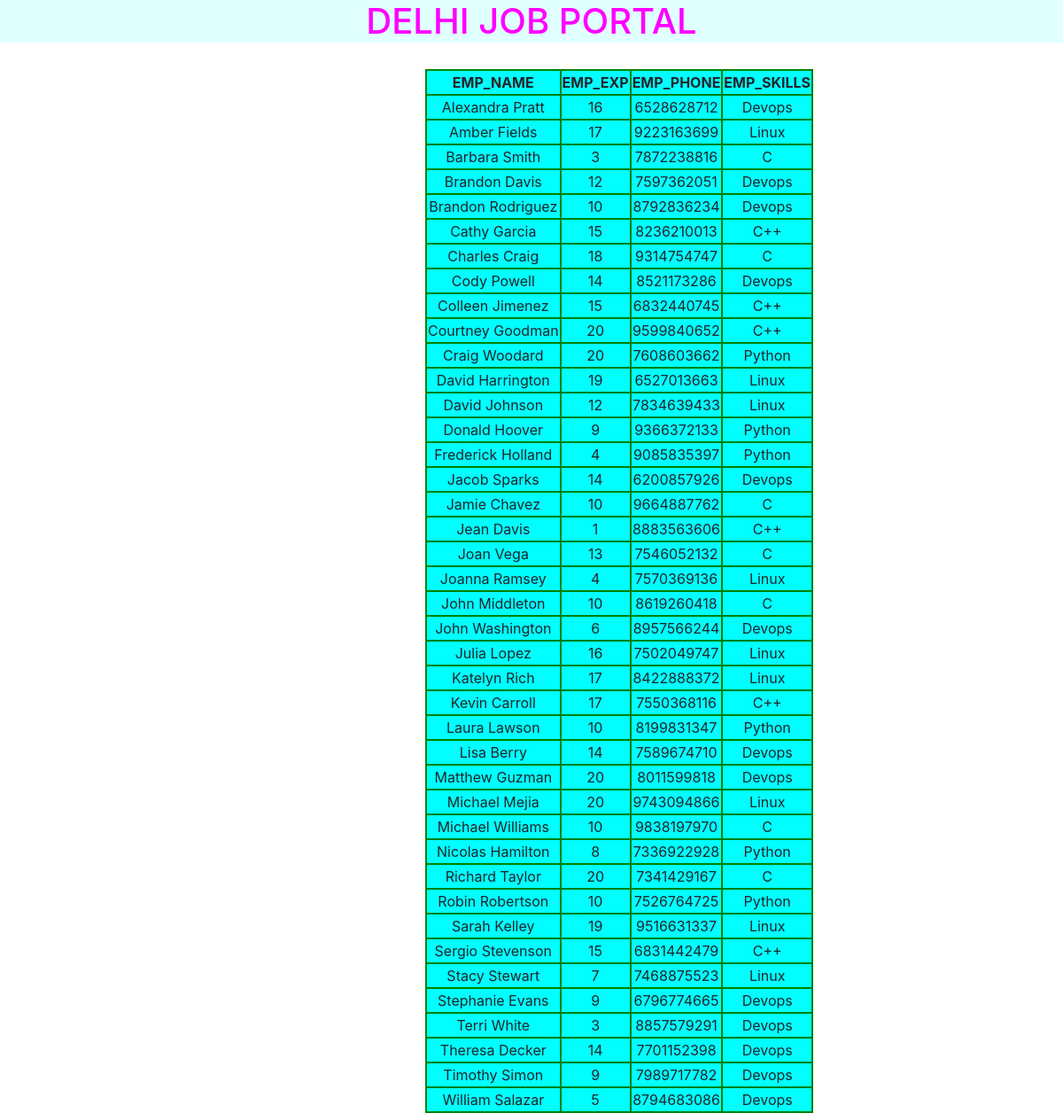
Page /del/ on the committed database.
### jp001/models.py (models this page shows)
class indiaJob(models.Model):
    empname=models.CharField(max_length=30)
    empexp=models.IntegerField()
    empskills=models.CharField(max_length=30)
    empphone=models.IntegerField()

### jp001/views.py (the view)
# urls.py: url(r'^del/',views.job2),
def job2(request):
    emp_list=indiaJob.objects.order_by('empname')
    my_dict={'emp_list':emp_list}
    return render(request,'jp001/delhijobs.html',context=my_dict)

### templates/jp001/delhijobs.html (shortened to what this page needs)
<!DOCTYPE html>
{% load staticfiles%}
<html lang="en" dir="ltr">
  <head>
    <link rel="stylesheet" href="{% static "jp001/css/demo2.css"%}">
    <link rel="stylesheet" href="https://stackpath.bootstrapcdn.com/bootstrap/4.3.1/css/bootstrap.min.css">
  </head>
  <body>
    <h1>DELHI JOB PORTAL</h1>
    {% if emp_list%}
      <table align: "center">
        <thead>
          <th>EMP_NAME</th>
          <th>EMP_EXP</th>
          <th>EMP_PHONE</th>
          <th>EMP_SKILLS</th>
      </thead>
      {% for emp in emp_list%}
      <tr>
        <td>{{emp.empname}}</td>
        <td>{{emp.empexp}}</td>
        <td>{{emp.empphone}}</td>
        <td>{{emp.empskills}}</td>
      </tr>
      {% endfor %}
      </table>
      {%else%}
      <p>No record found</p>
      {% endif %}
  </body>
</html>

### static/jp001/css/demo2.css (style rules this page uses)
body { background-image: url("https://images.unsplash.com/photo-1518186233392-c232efbf2373?ixlib=rb-1.2.1&ixid=eyJhcHBfaWQiOjEyMDd9&auto=format&fit=crop&w=967&q=80"); color: Orangered; }
table,thead,th,td { border: 2px solid green; background: Aqua; text-align: center; }
h1 { color: Magenta; text-align: center; background-color: LightCyan; }
table { margin-left: 480px; margin-top: 30px; }

### rows in the picture
indiaJob: empname "Alexandra Pratt", empexp "16", empphone "6528628712", empskills "Devops"
indiaJob: empname "Amber Fields", empexp "17", empphone "9223163699", empskills "Linux"
indiaJob: empname "Barbara Smith", empexp "3", empphone "7872238816", empskills "C"
indiaJob: empname "Brandon Davis", empexp "12", empphone "7597362051", empskills "Devops"
indiaJob: empname "Brandon Rodriguez", empexp "10", empphone "8792836234", empskills "Devops"
indiaJob: empname "Cathy Garcia", empexp "15", empphone "8236210013", empskills "C++"
indiaJob: empname "Charles Craig", empexp "18", empphone "9314754747", empskills "C"
indiaJob: empname "Cody Powell", empexp "14", empphone "8521173286", empskills "Devops"
indiaJob: empname "Colleen Jimenez", empexp "15", empphone "6832440745", empskills "C++"
indiaJob: empname "Courtney Goodman", empexp "20", empphone "9599840652", empskills "C++"
indiaJob: empname "Craig Woodard", empexp "20", empphone "7608603662", empskills "Python"
indiaJob: empname "David Harrington", empexp "19", empphone "6527013663", empskills "Linux"
indiaJob: empname "David Johnson", empexp "12", empphone "7834639433", empskills "Linux"
indiaJob: empname "Donald Hoover", empexp "9", empphone "9366372133", empskills "Python"
indiaJob: empname "Frederick Holland", empexp "4", empphone "9085835397", empskills "Python"
indiaJob: empname "Jacob Sparks", empexp "14", empphone "6200857926", empskills "Devops"
indiaJob: empname "Jamie Chavez", empexp "10", empphone "9664887762", empskills "C"
indiaJob: empname "Jean Davis", empexp "1", empphone "8883563606", empskills "C++"
indiaJob: empname "Joan Vega", empexp "13", empphone "7546052132", empskills "C"
indiaJob: empname "Joanna Ramsey", empexp "4", empphone "7570369136", empskills "Linux"
indiaJob: empname "John Middleton", empexp "10", empphone "8619260418", empskills "C"
indiaJob: empname "John Washington", empexp "6", empphone "8957566244", empskills "Devops"
indiaJob: empname "Julia Lopez", empexp "16", empphone "7502049747", empskills "Linux"
indiaJob: empname "Katelyn Rich", empexp "17", empphone "8422888372", empskills "Linux"
indiaJob: empname "Kevin Carroll", empexp "17", empphone "7550368116", empskills "C++"
indiaJob: empname "Laura Lawson", empexp "10", empphone "8199831347", empskills "Python"
indiaJob: empname "Lisa Berry", empexp "14", empphone "7589674710", empskills "Devops"
indiaJob: empname "Matthew Guzman", empexp "20", empphone "8011599818", empskills "Devops"
indiaJob: empname "Michael Mejia", empexp "20", empphone "9743094866", empskills "Linux"
indiaJob: empname "Michael Williams", empexp "10", empphone "9838197970", empskills "C"
indiaJob: empname "Nicolas Hamilton", empexp "8", empphone "7336922928", empskills "Python"
indiaJob: empname "Richard Taylor", empexp "20", empphone "7341429167", empskills "C"
indiaJob: empname "Robin Robertson", empexp "10", empphone "7526764725", empskills "Python"
indiaJob: empname "Sarah Kelley", empexp "19", empphone "9516631337", empskills "Linux"
indiaJob: empname "Sergio Stevenson", empexp "15", empphone "6831442479", empskills "C++"
indiaJob: empname "Stacy Stewart", empexp "7", empphone "7468875523", empskills "Linux"
indiaJob: empname "Stephanie Evans", empexp "9", empphone "6796774665", empskills "Devops"
indiaJob: empname "Terri White", empexp "3", empphone "8857579291", empskills "Devops"
indiaJob: empname "Theresa Decker", empexp "14", empphone "7701152398", empskills "Devops"
indiaJob: empname "Timothy Simon", empexp "9", empphone "7989717782", empskills "Devops"
indiaJob: empname "William Salazar", empexp "5", empphone "8794683086", empskills "Devops"
